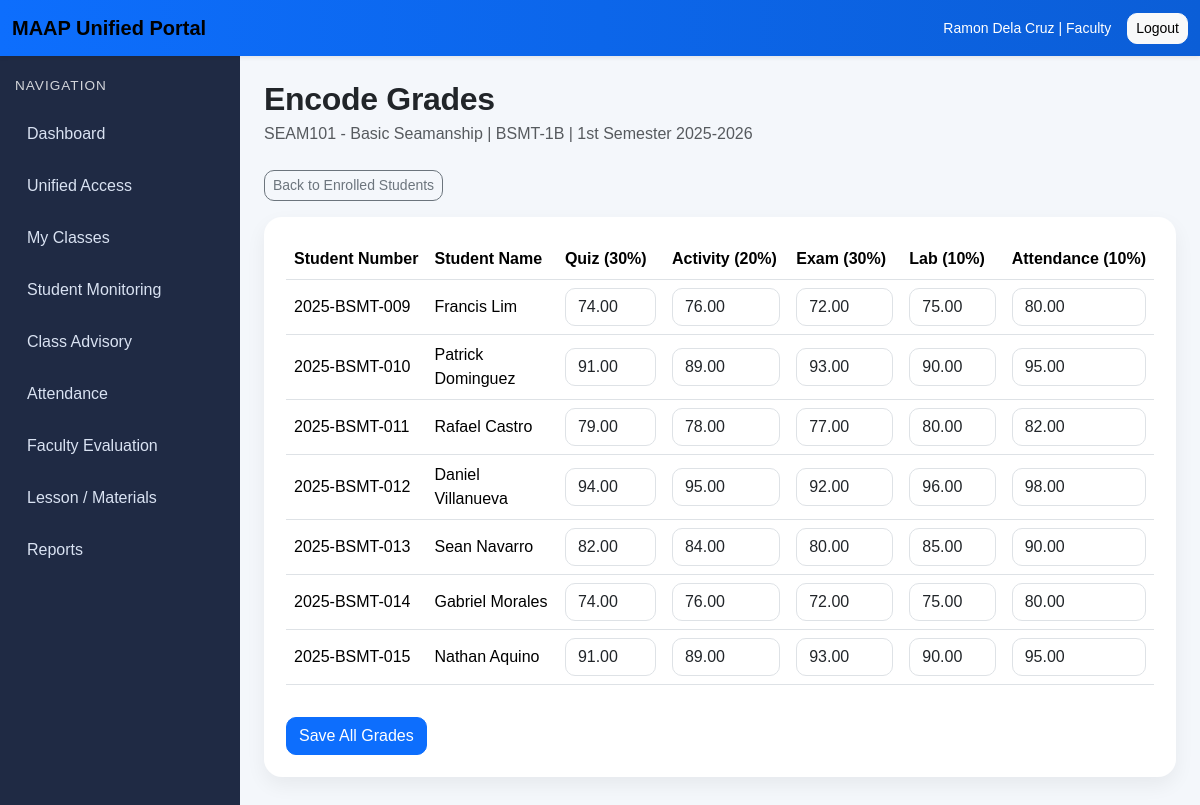
The app's page /academics/faculty/classes/3/encode-grades/ (signed in) with its own data.
### accounts/models.py (models this page shows, shortened)
class CustomUser(AbstractUser):
    ROLE_CHOICES = [
        ("admin", "Admin"),
        ("faculty", "Faculty"),
        ("student", "Student"),
    ]
    role = models.CharField(max_length=20, choices=ROLE_CHOICES, default="student")

### academics/models.py (models this page shows, shortened)
class ClassSection(models.Model):
    subject = models.ForeignKey(
        Subject,
        on_delete=models.CASCADE,
        related_name="class_sections"
    )
    faculty = models.ForeignKey(
        FacultyProfile,
        on_delete=models.SET_NULL,
        null=True,
        blank=True,
        related_name="classes_handled"
    )
    section_name = models.CharField(max_length=50)
    term = models.CharField(max_length=30)
    school_year = models.CharField(max_length=20)
    schedule = models.CharField(max_length=100, blank=True)
    room = models.CharField(max_length=50, blank=True)
    class Meta:
        ordering = ["school_year", "term", "section_name"]
        unique_together = ("subject", "section_name", "term", "school_year")

class Subject(models.Model):
    code = models.CharField(max_length=20, unique=True)
    title = models.CharField(max_length=200)
    units = models.PositiveIntegerField(default=3)
    department = models.ForeignKey(
        Department,
        on_delete=models.SET_NULL,
        null=True,
        blank=True,
        related_name="subjects"
    )
    class Meta:
        ordering = ["code"]

class Enrollment(models.Model):
    student = models.ForeignKey(
        StudentProfile,
        on_delete=models.CASCADE,
        related_name="enrollments"
    )
    class_section = models.ForeignKey(
        ClassSection,
        on_delete=models.CASCADE,
        related_name="enrollments"
    )
    enrolled_at = models.DateTimeField(auto_now_add=True)
    class Meta:
        ordering = ["student__student_number"]
        unique_together = ("student", "class_section")

class StudentProfile(models.Model):
    user = models.OneToOneField(
        settings.AUTH_USER_MODEL,
        on_delete=models.CASCADE,
        related_name="student_profile"
    )
    department = models.ForeignKey(
        Department,
        on_delete=models.SET_NULL,
        null=True,
        blank=True,
        related_name="students"
    )
    student_number = models.CharField(max_length=30, unique=True)
    year_level = models.CharField(max_length=20)
    section = models.CharField(max_length=50)
    class Meta:
        ordering = ["student_number"]

class Grade(models.Model):
    enrollment = models.OneToOneField(
        Enrollment,
        on_delete=models.CASCADE,
        related_name="grade"
    )
    quiz_total = models.DecimalField(max_digits=5, decimal_places=2, default=0)
    activity_total = models.DecimalField(max_digits=5, decimal_places=2, default=0)
    exam_total = models.DecimalField(max_digits=5, decimal_places=2, default=0)
    lab_total = models.DecimalField(max_digits=5, decimal_places=2, default=0)
    attendance_score = models.DecimalField(max_digits=5, decimal_places=2, default=0)
    final_grade = models.DecimalField(max_digits=5, decimal_places=2, default=0)
    remarks = models.CharField(max_length=20, blank=True)
    updated_at = models.DateTimeField(auto_now=True)
    class Meta:
        ordering = ["enrollment__class_section", "enrollment__student__student_number"]

### academics/views.py (the view, shortened to what this page needs)
# urls.py: path("faculty/classes/<int:class_id>/encode-grades/", views.class_grade_entry, name="class-grade-entry"),
@login_required
def class_grade_entry(request, class_id):
    if not _faculty_check(request):
        messages.error(request, "You are not authorized to access this page.")
        return redirect("role-redirect")
    faculty_profile = request.user.faculty_profile
    class_section = get_object_or_404(
        ClassSection.objects.select_related("subject", "faculty__user"),
        id=class_id,
        faculty=faculty_profile,
    )
    enrollments = list(
        Enrollment.objects
        .filter(class_section=class_section)
        .select_related("student__user", "student")
        .order_by("student__student_number")
    )
    grade_map = {
        grade.enrollment_id: grade
        for grade in Grade.objects.filter(enrollment__in=enrollments)
    }
    rows = []
    for enrollment in enrollments:
        grade = grade_map.get(enrollment.id)
        rows.append({
            "enrollment": enrollment,
            "grade": grade,
        })
    context = {
        "page_title": "Encode Grades",
        "class_section": class_section,
        "rows": rows,
    }
    return render(request, "academics/class_grade_entry.html", context)

### academics/views.py (called while the page is built)
def _faculty_check(request):
    if request.user.role != "faculty":
        return False
    if not hasattr(request.user, "faculty_profile"):
        return False
    return True

### templates/academics/class_grade_entry.html (shortened to what this page needs)
{% extends "base.html" %}
{% block content %}
<div class="page-header">
    <h2 class="fw-bold mb-1">Encode Grades</h2>
    <p class="text-muted mb-0">
        {{ class_section.subject.code }} - {{ class_section.subject.title }} |
        {{ class_section.section_name }} |
        {{ class_section.term }} {{ class_section.school_year }}
    </p>
</div>
<div class="mb-3">
    <a href="{% url 'enrolled-student-list' class_section.id %}" class="btn btn-outline-secondary btn-sm">
        Back to Enrolled Students
    </a>
</div>
<div class="section-box">
    <form method="post">
        <div class="table-responsive">
            <table class="table align-middle">
                <thead>
                    <tr>
                        <th>Student Number</th>
                        <th>Student Name</th>
                        <th>Quiz (30%)</th>
                        <th>Activity (20%)</th>
                        <th>Exam (30%)</th>
                        <th>Lab (10%)</th>
                        <th>Attendance (10%)</th>
                    </tr>
                </thead>
                <tbody>
                    {% for row in rows %}
                    <tr>
                        <td>{{ row.enrollment.student.student_number }}</td>
                        <td>{{ row.enrollment.student.user.get_full_name }}</td>
                        <td>
                            <input type="number" step="0.01" min="0" max="100"
                                   name="quiz_total_{{ row.enrollment.id }}"
                                   class="form-control"
                                   value="{% if row.grade %}{{ row.grade.quiz_total }}{% else %}0{% endif %}">
                        </td>
                        <td>
                            <input type="number" step="0.01" min="0" max="100"
                                   name="activity_total_{{ row.enrollment.id }}"
                                   class="form-control"
                                   value="{% if row.grade %}{{ row.grade.activity_total }}{% else %}0{% endif %}">
                        </td>
                        <td>
                            <input type="number" step="0.01" min="0" max="100"
                                   name="exam_total_{{ row.enrollment.id }}"
                                   class="form-control"
                                   value="{% if row.grade %}{{ row.grade.exam_total }}{% else %}0{% endif %}">
                        </td>
                        <td>
                            <input type="number" step="0.01" min="0" max="100"
                                   name="lab_total_{{ row.enrollment.id }}"
                                   class="form-control"
                                   value="{% if row.grade %}{{ row.grade.lab_total }}{% else %}0{% endif %}">
                        </td>
                        <td>
                            <input type="number" step="0.01" min="0" max="100"
                                   name="attendance_score_{{ row.enrollment.id }}"
                                   class="form-control"
                                   value="{% if row.grade %}{{ row.grade.attendance_score }}{% else %}0{% endif %}">
                        </td>
                    </tr>
                    {% empty %}
                    <tr>
                        <td colspan="7" class="text-center text-muted">No enrolled students found.</td>
                    </tr>
                    {% endfor %}
                </tbody>
            </table>
        </div>
        <div class="mt-3">
            <button type="submit" class="btn btn-primary">Save All Grades</button>
        </div>
    </form>
</div>
{% endblock %}

### templates/base.html (shortened to what this page needs)
{% load static %}
<!DOCTYPE html>
<html lang="en">
<head>
    <link href="https://cdn.jsdelivr.net/npm/bootstrap@5.3.3/dist/css/bootstrap.min.css" rel="stylesheet">
    <link rel="stylesheet" href="{% static 'css/portal.css' %}">
</head>
<body>
{% if user.is_authenticated %}
    <nav class="navbar navbar-expand-lg portal-navbar shadow-sm">
        <div class="container-fluid">
            <a class="navbar-brand fw-bold" href="{% url 'role-redirect' %}">
                MAAP Unified Portal
            </a>
            <div class="d-flex align-items-center gap-3 ms-auto">
                <span class="text-white small">
                    {{ user.get_full_name|default:user.username }} | {{ user.role|title }}
                </span>
                <form method="post" action="{% url 'logout' %}">
                    <button type="submit" class="btn btn-light btn-sm">Logout</button>
                </form>
            </div>
        </div>
    </nav>
    <div class="portal-wrapper">
        <aside class="portal-sidebar">
            <div class="sidebar-heading">Navigation</div>
            <a href="{% url 'role-redirect' %}" class="sidebar-link">Dashboard</a>
            <a href="{% url 'unified-access' %}" class="sidebar-link">Unified Access</a>
            {% if user.role == 'admin' %}
                    <a href="{% url 'admin-faculty-list' %}" class="sidebar-link">Faculty</a>
                    <button class="sidebar-link sidebar-toggle {% if '/evaluations/' in request.path %}active{% endif %}"
                        type="button"
                        data-bs-toggle="collapse"
                        data-bs-target="#evaluationSubMenu"
                        aria-expanded="{% if '/evaluations/' in request.path %}true{% else %}false{% endif %}"
                        aria-controls="evaluationSubMenu">Evaluation<span class="sidebar-arrow">▾</span>
                    </button>
                        <div class="collapse {% if '/evaluations/' in request.path %}show{% endif %}" id="evaluationSubMenu">
                            <div class="sidebar-submenu">
                                <a href="{% url 'evaluation-input' %}" class="sidebar-sublink">Evaluation Input</a>
                                <a href="{% url 'evaluation-summary' %}" class="sidebar-sublink">Evaluation Summary</a>
                            </div>
                        </div>
                <a href="{% url 'reports-index' %}" class="sidebar-link">Reports</a>
                <a href="{% url 'forms-repository' %}" class="sidebar-link">Forms</a>
            {% elif user.role == 'faculty' %}
                <a href="{% url 'faculty-class-list' %}" class="sidebar-link">My Classes</a>
                <a href="{% url 'faculty-student-monitoring' %}" class="sidebar-link">Student Monitoring</a>
                <a href="{% url 'faculty-class-advisory' %}" class="sidebar-link">Class Advisory</a>
                <a href="{% url 'faculty-attendance-class-list' %}" class="sidebar-link">Attendance</a>
                <a href="{% url 'faculty-evaluation-dashboard' %}" class="sidebar-link">Faculty Evaluation</a>
                <a href="{% url 'lesson-materials' %}" class="sidebar-link">Lesson / Materials</a>
                <a href="{% url 'reports-index' %}" class="sidebar-link">Reports</a>
            {% endif %}
        </aside>
        <main class="portal-content">
{% else %}
    <div class="container py-5">
        <div class="row justify-content-center">
            <div class="col-md-6 col-lg-5">
{% endif %}
                {% block content %}{% endblock %}
{% if user.is_authenticated %}
        </main>
    </div>
{% else %}
            </div>
        </div>
    </div>
{% endif %}
</body>
</html>

### static/css/portal.css (style rules this page uses)
body { background-color: #f4f7fb; font-family: Arial, sans-serif; margin: 0; overflow-x: hidden; }
.portal-navbar { background: linear-gradient(90deg, #0d6efd, #0b5ed7); }
.portal-wrapper { display: flex; min-height: calc(100vh - 56px); width: 100%; max-width: 100vw; min-width: 0; overflow-x: hidden; }
.portal-sidebar { width: 240px; flex: 0 0 240px; background-color: #1f2a44; color: #ffffff; padding: 20px 15px; }
.sidebar-heading { font-size: 0.85rem; text-transform: uppercase; letter-spacing: 1px; margin-bottom: 16px; opacity: 0.8; }
.sidebar-link { display: block; color: #d9e2f2; text-decoration: none; padding: 10px 12px; margin-bottom: 8px; border-radius: 10px; transition: 0.2s ease; }
.portal-content { flex: 1 1 auto; width: calc(100vw - 240px); max-width: calc(100vw - 240px); padding: 24px; min-width: 0; overflow-x: hidden; box-sizing: border-box; }
.page-header { margin-bottom: 24px; }
.section-box { background: #ffffff; border-radius: 18px; padding: 22px; box-shadow: 0 8px 20px rgba(0, 0, 0, 0.06); }
.table th { white-space: nowrap; }
.table td { vertical-align: middle; }
.btn { border-radius: 10px; }
.form-control, .form-select { border-radius: 10px; }
.page-header h2 { letter-spacing: -0.3px; }
.section-box { margin-bottom: 4px; }
.admin-dashboard *, .portal-content * { box-sizing: border-box; }

### records on screen
CustomUser: get_full_name "Ramon Dela Cruz", role "Faculty"
ClassSection: subject.code "SEAM101", subject "Basic Seamanship", section_name "BSMT-1B", term "1st Semester", school_year "2025-2026"
Enrollment: enrollment.student.student_number "2025-BSMT-009", enrollment.student.user.get_full_name "Francis Lim", grade.quiz_total "74.00", grade.activity_total "76.00", grade.exam_total "72.00", grade.lab_total "75.00", grade.attendance_score "80.00"
Enrollment: enrollment.student.student_number "2025-BSMT-010", enrollment.student.user.get_full_name "Patrick Dominguez", grade.quiz_total "91.00", grade.activity_total "89.00", grade.exam_total "93.00", grade.lab_total "90.00", grade.attendance_score "95.00"
Enrollment: enrollment.student.student_number "2025-BSMT-011", enrollment.student.user.get_full_name "Rafael Castro", grade.quiz_total "79.00", grade.activity_total "78.00", grade.exam_total "77.00", grade.lab_total "80.00", grade.attendance_score "82.00"
Enrollment: enrollment.student.student_number "2025-BSMT-012", enrollment.student.user.get_full_name "Daniel Villanueva", grade.quiz_total "94.00", grade.activity_total "95.00", grade.exam_total "92.00", grade.lab_total "96.00", grade.attendance_score "98.00"
Enrollment: enrollment.student.student_number "2025-BSMT-013", enrollment.student.user.get_full_name "Sean Navarro", grade.quiz_total "82.00", grade.activity_total "84.00", grade.exam_total "80.00", grade.lab_total "85.00", grade.attendance_score "90.00"
Enrollment: enrollment.student.student_number "2025-BSMT-014", enrollment.student.user.get_full_name "Gabriel Morales", grade.quiz_total "74.00", grade.activity_total "76.00", grade.exam_total "72.00", grade.lab_total "75.00", grade.attendance_score "80.00"
Enrollment: enrollment.student.student_number "2025-BSMT-015", enrollment.student.user.get_full_name "Nathan Aquino", grade.quiz_total "91.00", grade.activity_total "89.00", grade.exam_total "93.00", grade.lab_total "90.00", grade.attendance_score "95.00"
